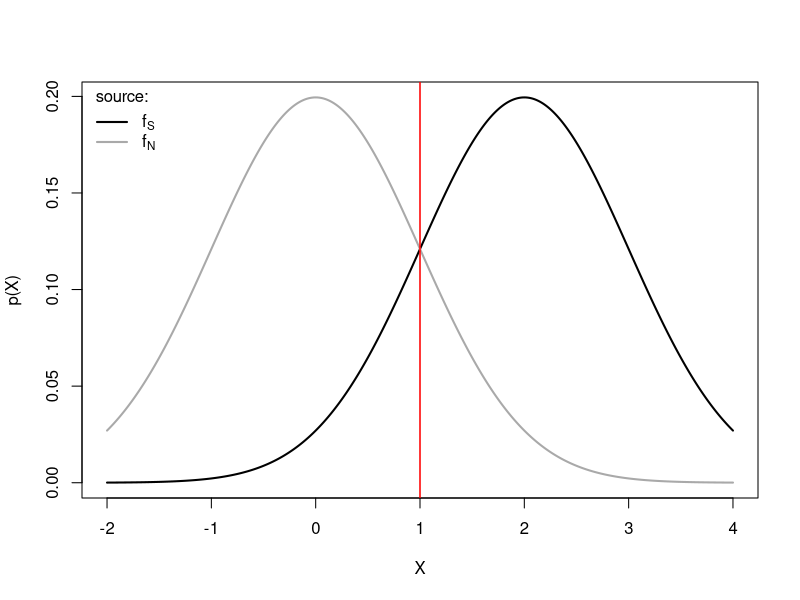
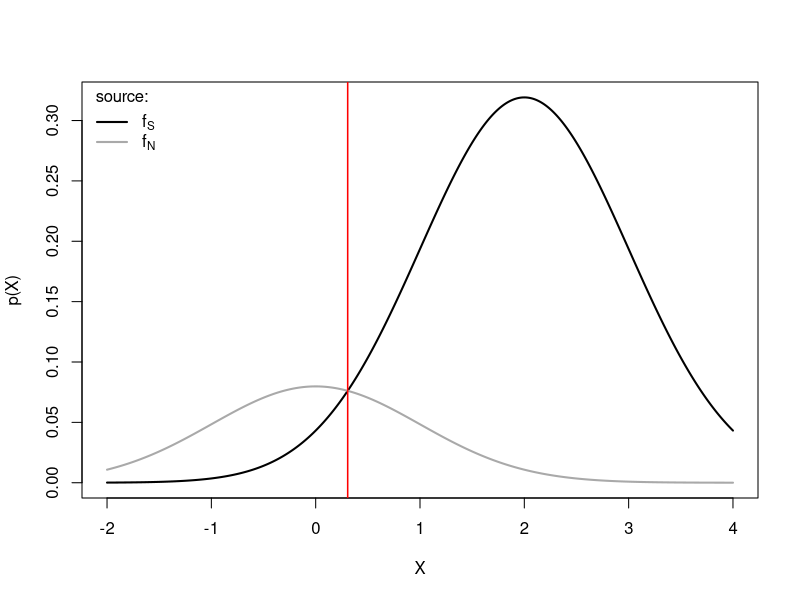
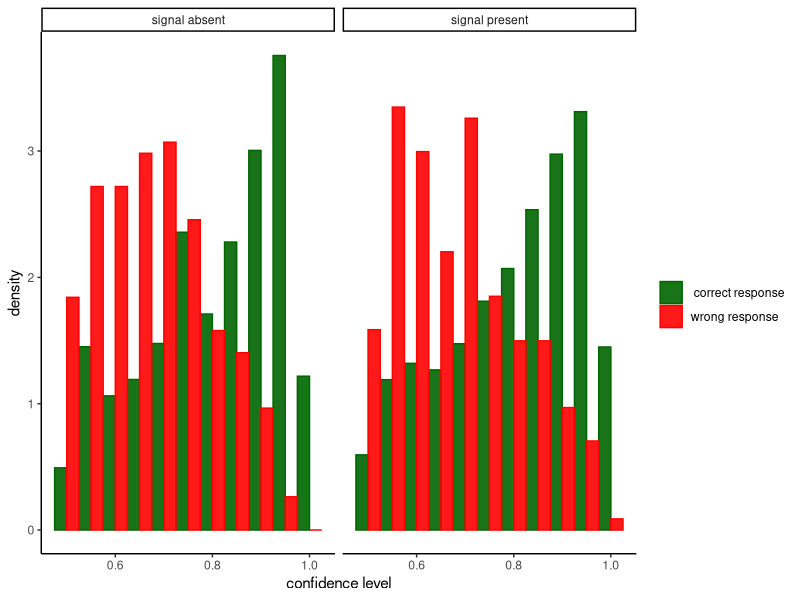
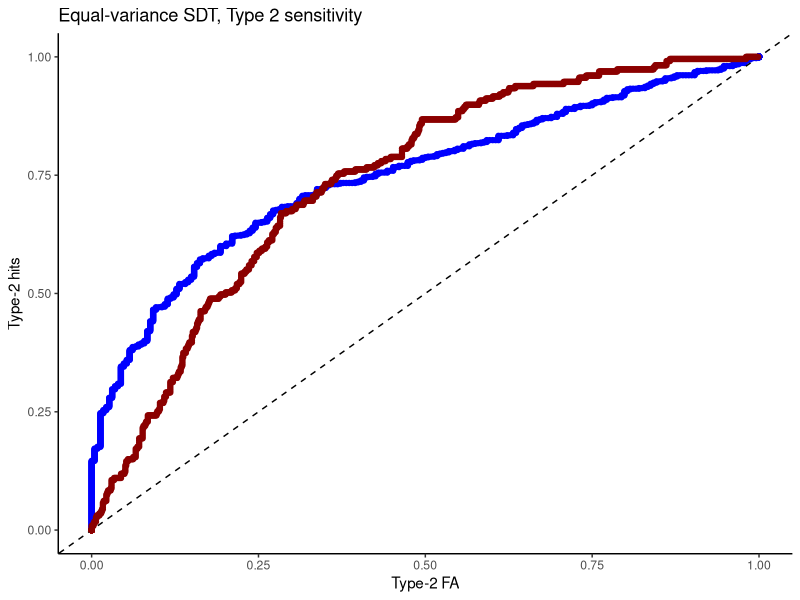
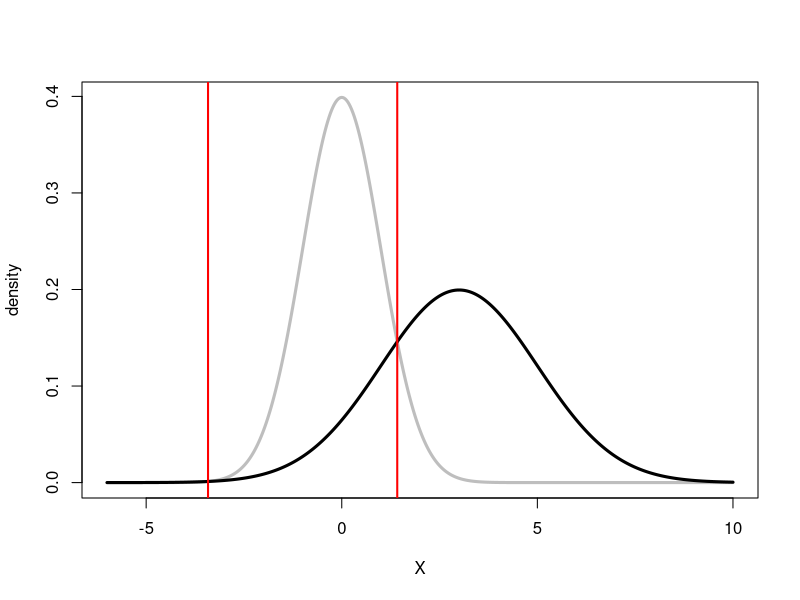
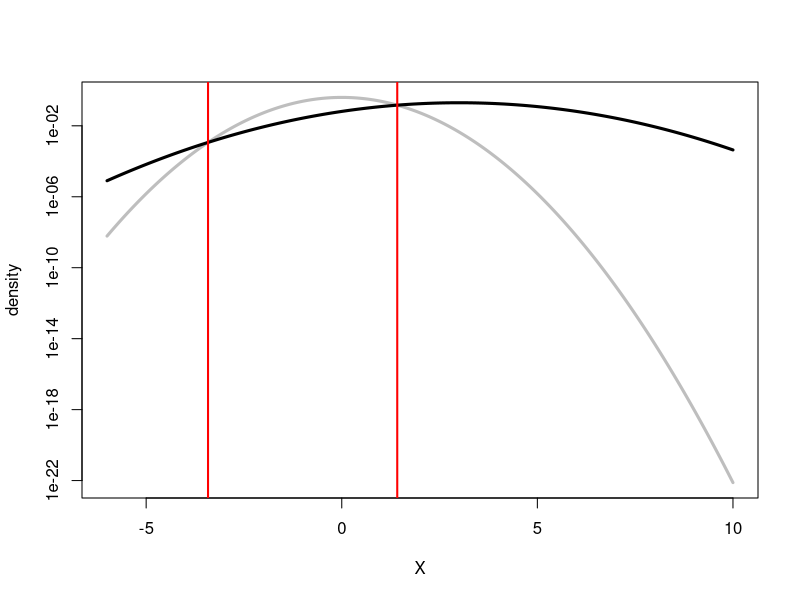
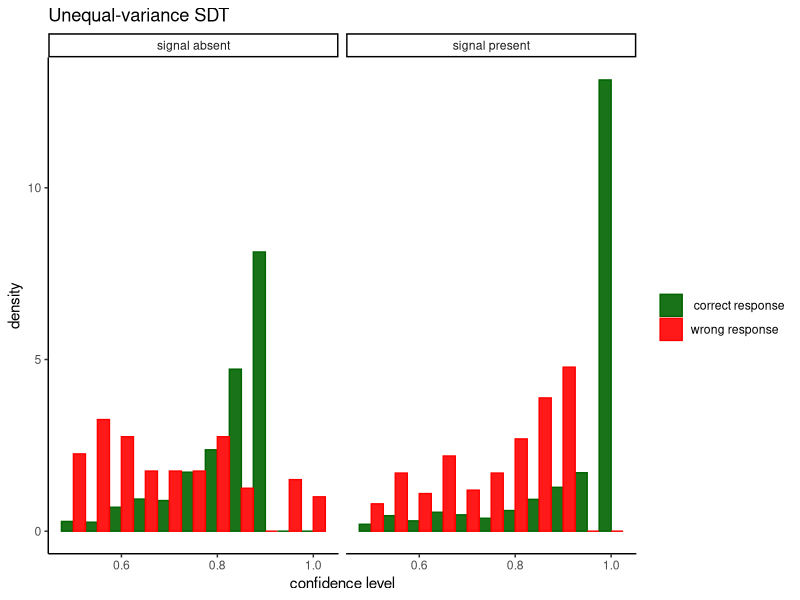
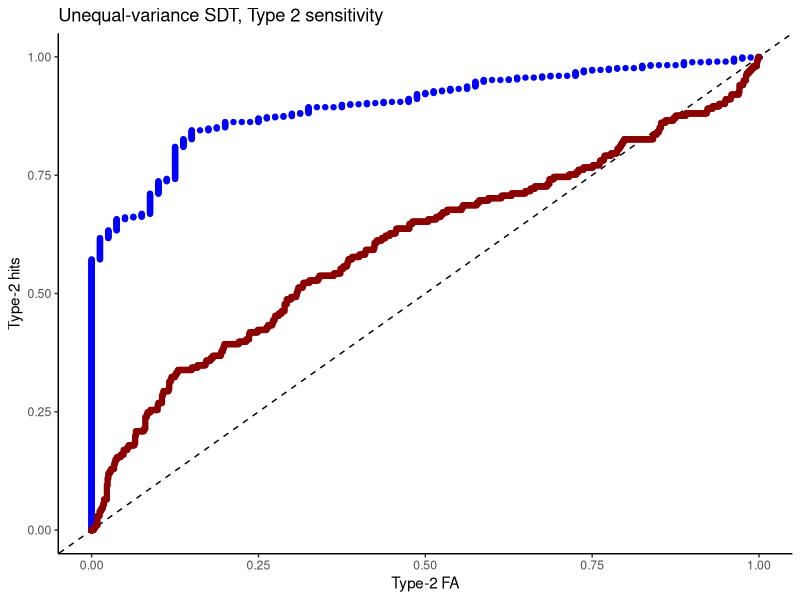

These figures' R source, in order:
## ---- chunk 1
# settings
d_prime <- 2
sigma <- 1   
alpha <- 0.5

# support of random variable X (for plotting)
supp_x <- seq(-2,4,length.out=500) 

# calculate optima criterion
optimal_c <- 1/d_prime * log((1-alpha)/alpha) + d_prime/2

# calculate probability density and scale by prior probability
fS <- alpha*dnorm(supp_x, mean=d_prime, sd=sigma)
fN <- (1-alpha)*dnorm(supp_x, mean=0, sd=sigma)

# plot 
plot(supp_x, fS, type="l",lwd=2,col="black",xlab="X",ylab="p(X)")
lines(supp_x, fN, lwd=2,col="dark grey")
abline(v=optimal_c,lwd=1.5,lty=1,col="red")
legend("topleft",c(expression("f"["S"]),expression("f"["N"])),col=c("black","dark grey"),lwd=2,title = "source:",bty="n")
## ---- chunk 2
# Set a different prior probability
alpha <- 0.8

# calculate optima criterion
optimal_c <- 1/d_prime * log((1-alpha)/alpha) + d_prime/2

# calculate probability density and scale by prior probability
fS <- alpha*dnorm(supp_x, mean=d_prime, sd=sigma)
fN <- (1-alpha)*dnorm(supp_x, mean=0, sd=sigma)

# plot 
plot(supp_x, fS, type="l",lwd=2,col="black",xlab="X",ylab="p(X)")
lines(supp_x, fN, lwd=2,col="dark grey")
abline(v=optimal_c,lwd=1.5,lty=1,col="red")
legend("topleft",c(expression("f"["S"]),expression("f"["N"])),col=c("black","dark grey"),lwd=2,title = "source:",bty="n")
## ---- chunk 3
# load ggplot library for plotting
library(ggplot2)

# settings
d_prime <- 1.5
sigma <- 1   
alpha <- 0.5

# calculate optimal criterion
optimal_c <- 1/d_prime * log((1-alpha)/alpha) + d_prime/2

# simulate 2*10^4 trials and calculate the confidence 
N_trials <- 2*10^3
tar_pres <- c(rep(0,N_trials/2),rep(1,N_trials/2))

# simulate X by adding Gaussian noise (function rnorm())
x <- tar_pres*d_prime + rnorm(length(tar_pres), mean=0, sd=1)
resp_yes <- ifelse(x >= optimal_c,1,0)

# define a custom function to calculate confidence
confidenceSDT1 <- function(x,resp,d_prime, alpha=0.5){
  conf <- ifelse(
    resp==1,
    dnorm(x,mean=d_prime,sd=1)/(dnorm(x,mean=d_prime,sd=1)+dnorm(x,mean=0,sd=1)),
    dnorm(x,mean=0,sd=1)/(dnorm(x,mean=d_prime,sd=1)+dnorm(x,mean=0,sd=1))
  )
  return(conf)
}

# calculate confidence
confidence <- confidenceSDT1(x, resp_yes, d_prime=1.5)

# put into a dataframe for plotting
d <- data.frame(confidence, x, tar_pres, resp_yes)

# check which simulated responses are correct
d$correct <- ifelse((d$tar_pres==1 & d$resp_yes==1)|(d$tar_pres==0 & d$resp_yes==0),1,0)

# plot
d$tar <- ifelse(d$tar_pres==1,"signal present","signal absent")
d$correct <- ifelse(d$correct==1," correct response","wrong response")
ggplot(d,aes(x=confidence,group=correct,color=correct,fill=correct))+
  geom_histogram(position = 'dodge',aes(y=..density..), binwidth=0.05,alpha=0.9)+
  facet_grid(.~tar)+
  scale_color_manual(values=c("dark green","red"),name="")+
  scale_fill_manual(values=c("dark green","red"),name="")+
  labs(x="confidence level")+
  theme_classic()
## ---- chunk 4
# functions to compute true and false positive rates
TPR <- function(d,th){ sum(d$tar_pres==1 & d$x>th) / sum(d$tar_pres==1)}
FPR <- function(d,th){ sum(d$tar_pres==0 & d$x>th) / sum(d$tar_pres==0)}

# use all the sorted values are possible threshods
thresholds <- sort(d$x)

roc <- data.frame(y=sapply(thresholds, function(th){TPR(d[d$resp_yes==1,],th)}), 
                 x=sapply(thresholds, function(th){FPR(d[d$resp_yes==1,],th)}) )

roc0 <- data.frame(y=sapply(thresholds, function(th){TPR(d[d$resp_yes==0,],th)}), 
                 x=sapply(thresholds, function(th){FPR(d[d$resp_yes==0,],th)}) )

ggplot(roc,aes(x,y))+geom_point(color="blue")+theme_classic()+labs(y="Type-2 hits", x="Type-2 FA") +geom_abline(intercept=0,slope=1,lty=2)+geom_point(data=roc0,color="dark red")+ggtitle("Equal-variance SDT, Type 2 sensitivity")
## ---- chunk 5
# settings
d_prime <- 3
sigmaS <- 2  
sigmaN <- 1 # fixed
alpha <- 0.5


# calculate optimal UEV-SDT criterion
UVGSDTcrit <- function(dp, sig, logbeta=0){
  TwoSigSq <- 2 * sig^2
  
  minLam <- optimize(function(X, dp, sig){-((1 - sig^2) * X^2 - 2 * dp * X + dp^2 + TwoSigSq * log(sig))/TwoSigSq}, c(-10, 10), dp = dp, sig = sig)$objective
  
  if(logbeta < minLam){ warning("complex roots")}
  
  cf <- -c(dp^2 + TwoSigSq * log(sig) + logbeta * TwoSigSq,-2 * dp, 1 - sig^2)/TwoSigSq
  
  proot <- polyroot(cf)
  
  return(sort(Re(proot)))
}

#
UE_c <- UVGSDTcrit(d_prime, sigmaS)

# simulate 2*10^3 trials and calculate the confidence 
N_trials <- 2*10^3
tar_pres <- c(rep(0,N_trials/2),rep(1,N_trials/2))

# simulate X by adding Gaussian noise (function rnorm())
# first generate internal responses
x <- rep(NA,length(tar_pres))
x[tar_pres==0] <- rnorm(N_trials/2, mean=0,sd=1)
x[tar_pres==1] <- rnorm(N_trials/2, mean=d_prime,sd=sigmaS)


# plot unequal variance and criterion
Xi <- seq(-6,10,length.out=500)
fS = dnorm(Xi,mean=d_prime,sd=sigmaS)
fN = dnorm(Xi,mean=0,sd=1)
plot(Xi,fN,type="l",col="grey",lwd=3,ylab="density",xlab="X")
lines(Xi,fS,lwd=3)
abline(v=UE_c,col="red",lwd=2)
## ---- chunk 6
# plot unequal variance and criterion
Xi <- seq(-6,10,length.out=500)
fS = dnorm(Xi,mean=d_prime,sd=sigmaS)
fN = dnorm(Xi,mean=0,sd=1)
plot(Xi,fN,type="l",col="grey",lwd=3,ylab="density",xlab="X", log="y")
lines(Xi,fS,lwd=3)
abline(v=UE_c,col="red",lwd=2)
## ---- chunk 7
# now apply decision rule
if(length(UE_c)==1){
  resp_yes <- ifelse(x > UE_c,1,0)
}else{
  resp_yes <- ifelse((x <= UE_c[1])|(x>UE_c[2]),1,0)
}


# define a custom function to calculate confidence
confidenceSDT1 <- function(x,resp,dp=d_prime, alpha=0.5){
  conf <- ifelse(
    resp==1,
    dnorm(x,mean=dp,sd=sigmaS)/(dnorm(x,mean=dp,sd=sigmaS)+dnorm(x,mean=0,sd=1)),
    dnorm(x,mean=0,sd=1)/(dnorm(x,mean=dp,sd=sigmaS)+dnorm(x,mean=0,sd=1))
  )
  return(conf)
}

# calculate confidence
confidence <- confidenceSDT1(x, resp_yes)

# put into a dataframe for plotting
d <- data.frame(confidence, x, tar_pres, resp_yes)

# check which simulated responses are correct
d$correct <- ifelse((d$tar_pres==1 & d$resp_yes==1)|(d$tar_pres==0 & d$resp_yes==0),1,0)

# plot
d$tar <- ifelse(d$tar_pres==1,"signal present","signal absent")
d$correct <- ifelse(d$correct==1," correct response","wrong response")
ggplot(d,aes(x=confidence,group=correct,color=correct,fill=correct))+
  geom_histogram(position = 'dodge',aes(y=..density..), binwidth=0.05,alpha=0.9)+
  facet_grid(.~tar)+
  scale_color_manual(values=c("dark green","red"),name="")+
  scale_fill_manual(values=c("dark green","red"),name="")+
  labs(x="confidence level")+
  theme_classic()+
  ggtitle("Unequal-variance SDT")
## ---- chunk 8
# functions to compute true and false positive rates
TPR <- function(d,th){ sum(d$tar_pres==1 & d$x>th) / sum(d$tar_pres==1)}
FPR <- function(d,th){ sum(d$tar_pres==0 & d$x>th) / sum(d$tar_pres==0)}

# use all the sorted values are possible threshods
thresholds <- sort(d$x)

roc <- data.frame(y=sapply(thresholds, function(th){TPR(d[d$resp_yes==1,],th)}), 
                 x=sapply(thresholds, function(th){FPR(d[d$resp_yes==1,],th)}) )

roc0 <- data.frame(y=sapply(thresholds, function(th){TPR(d[d$resp_yes==0,],th)}), 
                 x=sapply(thresholds, function(th){FPR(d[d$resp_yes==0,],th)}) )

ggplot(roc,aes(x,y))+geom_point(color="blue")+theme_classic()+labs(y="Type-2 hits", x="Type-2 FA") +geom_abline(intercept=0,slope=1,lty=2)+geom_point(data=roc0,color="dark red")+ggtitle("Unequal-variance SDT, Type 2 sensitivity")
